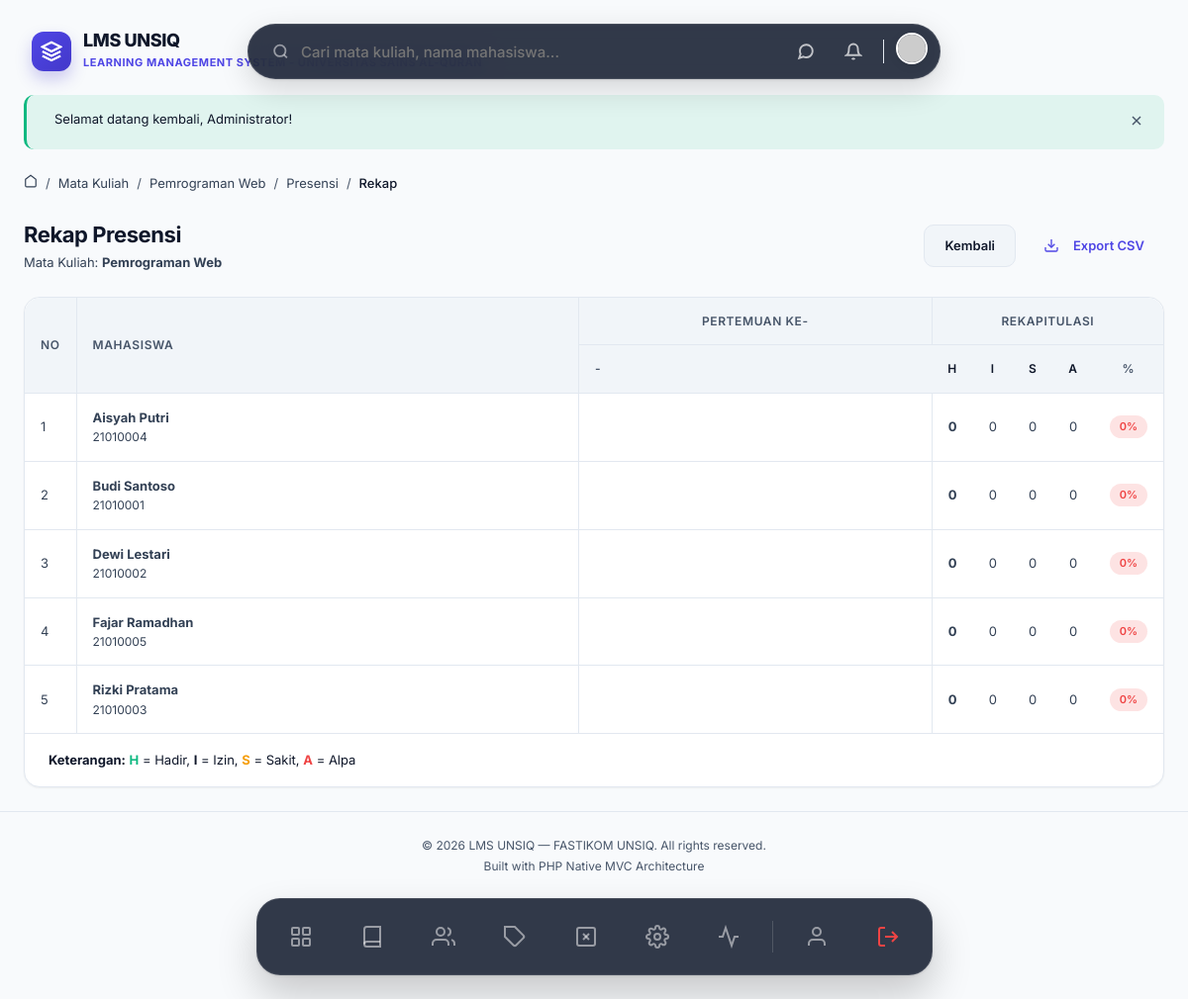
/courses/1/attendance/recap (signed in), run on the app's committed database.
### tables this page shows
CREATE TABLE IF NOT EXISTS settings (
    id INT AUTO_INCREMENT PRIMARY KEY,
    key_name VARCHAR(100) NOT NULL UNIQUE,
    value TEXT NULL,
    group_name VARCHAR(50) NOT NULL DEFAULT 'general',
    description VARCHAR(255) NULL,
    INDEX idx_settings_group (group_name)
);

CREATE TABLE IF NOT EXISTS courses (
    id INT AUTO_INCREMENT PRIMARY KEY,
    dosen_id INT NOT NULL,
    category_id INT NULL,
    code VARCHAR(20) NOT NULL UNIQUE COMMENT 'Kode mata kuliah',
    name VARCHAR(200) NOT NULL,
    description TEXT NULL,
    thumbnail VARCHAR(255) NULL,
    sks INT NOT NULL DEFAULT 2,
    semester VARCHAR(20) NULL COMMENT 'Ganjil/Genap',
    academic_year VARCHAR(20) NULL COMMENT '2025/2026',
    status ENUM('draft', 'published', 'archived') NOT NULL DEFAULT 'draft',
    max_students INT NULL DEFAULT 40,
    created_at TIMESTAMP DEFAULT CURRENT_TIMESTAMP,
    updated_at TIMESTAMP DEFAULT CURRENT_TIMESTAMP ON UPDATE CURRENT_TIMESTAMP,
    FOREIGN KEY (dosen_id) REFERENCES users(id) ON DELETE CASCADE,
    FOREIGN KEY (category_id) REFERENCES categories(id) ON DELETE SET NULL,
    INDEX idx_courses_status (status),
    INDEX idx_courses_dosen (dosen_id),
    INDEX idx_courses_code (code)
);

CREATE TABLE IF NOT EXISTS users (
    id INT AUTO_INCREMENT PRIMARY KEY,
    name VARCHAR(100) NOT NULL,
    email VARCHAR(150) NOT NULL UNIQUE,
    password VARCHAR(255) NOT NULL,
    role ENUM('admin', 'dosen', 'mahasiswa') NOT NULL DEFAULT 'mahasiswa',
    nim_nidn VARCHAR(30) NULL COMMENT 'NIM untuk mahasiswa, NIDN untuk dosen',
    phone VARCHAR(20) NULL,
    avatar VARCHAR(255) NULL,
    bio TEXT NULL,
    is_active TINYINT(1) NOT NULL DEFAULT 1,
    last_login_at DATETIME NULL,
    created_at TIMESTAMP DEFAULT CURRENT_TIMESTAMP,
    updated_at TIMESTAMP DEFAULT CURRENT_TIMESTAMP ON UPDATE CURRENT_TIMESTAMP,
    INDEX idx_users_role (role),
    INDEX idx_users_email (email),
    INDEX idx_users_nim_nidn (nim_nidn)
);

### app/Views/attendance/recap.php (the view, shortened to what the rows shown need)
<div class="animate-fade-in">
    <div class="page-header">
        <div>
            <h1>Rekap Presensi</h1>
            <p class="text-muted">Mata Kuliah: <strong><?= e($course['name']) ?></strong></p>
        </div>
        <div class="btn-group">
            <a href="<?= url('/courses/' . $course['id'] . '/attendance') ?>" class="btn btn-secondary">Kembali</a>
            <a href="<?= url('/courses/' . $course['id'] . '/attendance/export') ?>" class="btn btn-outline" target="_blank">
                <svg width="16" height="16" viewBox="0 0 24 24" fill="none" stroke="currentColor" stroke-width="2" style="margin-right:6px;"><path d="M21 15v4a2 2 0 0 1-2 2H5a2 2 0 0 1-2-2v-4"/><polyline points="7 10 12 15 17 10"/><line x1="12" y1="15" x2="12" y2="3"/></svg>
                Export CSV
            </a>
        </div>
    </div>
    <div class="card">
        <div class="card-body" style="padding:0;">
            <div class="table-wrapper" style="overflow-x:auto;">
                <table class="table" style="min-width: 800px;">
                    <thead>
                        <tr>
                            <th rowspan="2" style="width:50px;border-right:1px solid var(--border-color);">No</th>
                            <th rowspan="2" style="min-width:200px;border-right:1px solid var(--border-color);">Mahasiswa</th>
                            <th colspan="<?= count($attendances) ?>" style="text-align:center;border-bottom:1px solid var(--border-color);border-right:1px solid var(--border-color);">Pertemuan Ke-</th>
                            <th colspan="5" style="text-align:center;border-bottom:1px solid var(--border-color);">Rekapitulasi</th>
                        </tr>
                        <tr>
                            <?php if (empty($attendances)): ?><th>-</th><?php endif; ?>
                            <th style="width:40px;text-align:center;color:var(--success-color);" title="Hadir">H</th>
                            <th style="width:40px;text-align:center;color:var(--info-color);" title="Izin">I</th>
                            <th style="width:40px;text-align:center;color:var(--warning-color);" title="Sakit">S</th>
                            <th style="width:40px;text-align:center;color:var(--danger-color);" title="Alpa">A</th>
                            <th style="width:60px;text-align:center;" title="Persentase">%</th>
                        </tr>
                    </thead>
                    <tbody>
                        <?php if (empty($recap)): ?>
                            <tr><td colspan="100%" class="text-center p-4">Belum ada data mahasiswa terdaftar.</td></tr>
                        <?php else: ?>
                            <?php
                                $no = 1;
                                foreach ($recap as $r):
                                    $totalMeetings = count($attendances);
                                    $percentage = $totalMeetings > 0 ? round(($r['hadir'] / $totalMeetings) * 100) : 0;
                            ?>
                                <tr>
                                    <td style="border-right:1px solid var(--border-color);"><?= $no++ ?></td>
                                    <td style="border-right:1px solid var(--border-color);">
                                        <strong><?= e($r['student_name']) ?></strong>
                                        <div class="text-xs text-muted"><?= e($r['nim_nidn'] ?? '-') ?></div>
                                    </td>
                                    <?php if (empty($attendances)): ?><td></td><?php endif; ?>
                                    <td style="text-align:center;border-left:1px solid var(--border-color);font-weight:bold;"><?= $r['hadir'] ?></td>
                                    <td style="text-align:center;"><?= $r['izin'] ?></td>
                                    <td style="text-align:center;"><?= $r['sakit'] ?></td>
                                    <td style="text-align:center;"><?= $r['alpa'] ?></td>
                                    <td style="text-align:center;">
                                        <span class="badge <?= $percentage >= 75 ? 'badge-success' : 'badge-danger' ?>" style="font-size:11px;">
                                            <?= $percentage ?>%
                                        </span>
                                    </td>
                                </tr>
                            <?php endforeach; ?>
                        <?php endif; ?>
                    </tbody>
                </table>
            </div>
            <div class="card-footer p-3 bg-secondary text-sm">
                <strong>Keterangan:</strong> <span class="text-success font-bold ml-2">H</span> = Hadir, <span class="text-info font-bold ml-2">I</span> = Izin, <span class="text-warning font-bold ml-2">S</span> = Sakit, <span class="text-danger font-bold ml-2">A</span> = Alpa
            </div>
        </div>
    </div>
</div>

### app/Core/Router.php (shortened to what the rows shown need)
<?php
class Router
{
    private array $routes = [
        'GET'    => [],
        'POST'   => [],
        'PUT'    => [],
        'DELETE' => [],
    ];
    private function addRoute(string $method, string $uri, array $action, array $middleware = []): self
    {
        $this->routes[$method][] = [
            'uri'        => $uri,
            'controller' => $action[0],
            'method'     => $action[1],
            'middleware'  => $middleware,
        ];
        return $this;
    }
    public function dispatch(string $requestMethod, string $requestUri): void
    {
        $routes = $this->routes[$requestMethod] ?? [];
        foreach ($routes as $route) {
            $params = $this->matchRoute($route['uri'], $requestUri);
            if ($params !== false) {
                $methodName      = $route['method'];
                $controller = new $controllerClass();
                call_user_func_array([$controller, $methodName], $params);
                return;
            }
        }
        throw new Exceptions\NotFoundException("Route [{$requestMethod} {$requestUri}] not found.");
    }
    private function matchRoute(string $routeUri, string $requestUri): array|false
    {
        $pattern = preg_replace('/\{([a-zA-Z_]+)\}/', '([a-zA-Z0-9_-]+)', $routeUri);
        $pattern = '#^' . $pattern . '$#';
        if (preg_match($pattern, $requestUri, $matches)) {
            array_shift($matches);
            return $matches;
        }
        return false;
    }
}

### app/Views/partials/navbar.php (shortened to what the rows shown need)
<?php
$user = $currentUser ?? \App\Core\Session::user();
$notifCount = 0;
try {
    $notifModel = new \App\Models\Notification();
    $notifCount = $notifModel->countUnread($user['id'] ?? 0);
} catch (\Throwable $e) {}
?>
<div style="display: flex; justify-content: center; position: sticky; top: 24px; z-index: 999; margin-bottom: 24px; pointer-events: none; width: 100%;">
<?php
    $settingModel = new \App\Models\Setting();
    $siteName = $settingModel->getValue('site_name', 'LMS UNSIQ');
    $siteDesc = $settingModel->getValue('site_description', 'Portal Akademik');
    $siteLogo = $settingModel->getValue('site_logo');
?>
    <a href="<?= url('/dashboard') ?>" style="position: absolute; left: 32px; top: 50%; transform: translateY(-50%); pointer-events: auto; display: flex; align-items: center; gap: 12px; text-decoration: none; transition: transform 0.2s;" onmouseover="this.style.transform='translateY(-50%) scale(1.02)'" onmouseout="this.style.transform='translateY(-50%) scale(1)'">
        <?php if (!empty($siteLogo)): ?>
            <img src="<?= e(str_starts_with($siteLogo, 'http') ? $siteLogo : upload_url($siteLogo)) ?>" alt="Logo" style="width: 40px; height: 40px; border-radius: 8px; object-fit: contain;">
        <?php else: ?>
            <div style="width: 40px; height: 40px; background: linear-gradient(135deg, #4f46e5, #4338ca); border-radius: 12px; display: flex; justify-content: center; align-items: center; box-shadow: 0 8px 16px rgba(67,56,202,0.25);">
                <svg width="22" height="22" viewBox="0 0 24 24" fill="none" stroke="white" stroke-width="2.5"><path d="M12 2L2 7l10 5 10-5-10-5z"/><path d="M2 17l10 5 10-5"/><path d="M2 12l10 5 10-5"/></svg>
            </div>
        <?php endif; ?>
        <div>
            <h1 style="font-size: 18px; font-weight: 800; color: var(--text-primary); letter-spacing: -0.02em; margin: 0; line-height: 1.1;"><?= e($siteName) ?></h1>
            <span style="font-size: 11px; font-weight: 700; color: var(--accent-primary); letter-spacing: 0.05em; text-transform: uppercase;"><?= e($siteDesc) ?></span>
        </div>
    </a>
    <div style="pointer-events: auto; display: flex; justify-content: space-between; align-items: center; background: rgba(15, 23, 42, 0.85); backdrop-filter: blur(16px); padding: 8px 12px 8px 24px; border-radius: 999px; box-shadow: 0 10px 30px rgba(0,0,0,0.15), 0 1px 3px rgba(0,0,0,0.1); border: 1px solid rgba(255,255,255,0.1); width: 100%; max-width: 700px; transition: all 0.3s cubic-bezier(0.34, 1.56, 0.64, 1);">
        <form action="<?= url('/search') ?>" method="GET" style="display: flex; align-items: center; gap: 12px; flex: 1; margin:0;">
            <svg width="18" height="18" viewBox="0 0 24 24" fill="none" stroke="currentColor" stroke-width="2.5" style="color: rgba(255,255,255,0.5);"><circle cx="11" cy="11" r="8"/><line x1="21" y1="21" x2="16.65" y2="16.65"/></svg>
            <input type="text" name="q" placeholder="Cari mata kuliah, nama mahasiswa..." style="border: none; background: transparent; width: 100%; font-size: 15px; font-weight: 500; outline: none; color: white; font-family: inherit;" autocomplete="off">
        </form>
        <div style="display: flex; align-items: center; gap: 12px;">
            <a href="<?= url('/messages') ?>" style="position:relative; text-decoration: none; width: 36px; height: 36px; display: flex; align-items: center; justify-content: center; border-radius: 50%; color: rgba(255,255,255,0.7); transition: background 0.2s;" onmouseover="this.style.background='rgba(255,255,255,0.1)'" onmouseout="this.style.background='transparent'">
                <svg width="18" height="18" viewBox="0 0 24 24" fill="none" stroke="currentColor" stroke-width="2.5"><path d="M21 11.5a8.38 8.38 0 0 1-.9 3.8 8.5 8.5 0 0 1-7.6 4.7 8.38 8.38 0 0 1-3.8-.9L3 21l1.9-5.7a8.38 8.38 0 0 1-.9-3.8 8.5 8.5 0 0 1 4.7-7.6 8.38 8.38 0 0 1 3.8-.9h.5a8.48 8.48 0 0 1 8 8v.5z"/></svg>
            </a>
            <?php if ($notifCount > 0): ?>
            <a href="<?= url('/notifications') ?>" style="text-decoration: none; background: var(--bg-primary); padding: 6px 12px; border-radius: 99px; font-size: 13px; font-weight: 700; color: var(--accent-primary); border: 1px solid var(--border-color); display: flex; align-items: center; gap: 6px; box-shadow: 0 2px 4px rgba(0,0,0,0.02); transition: transform 0.2s;" onmouseover="this.style.transform='scale(1.05)'" onmouseout="this.style.transform='scale(1)'">
                <div style="width: 6px; height: 6px; background: var(--accent-success); border-radius: 50%;"></div>
                <?= $notifCount ?> Info
            </a>
            <?php else: ?>
            <a href="<?= url('/notifications') ?>" style="text-decoration: none; width: 36px; height: 36px; display: flex; align-items: center; justify-content: center; border-radius: 50%; color: rgba(255,255,255,0.7); transition: background 0.2s;" onmouseover="this.style.background='rgba(255,255,255,0.1)'" onmouseout="this.style.background='transparent'">
                <svg width="18" height="18" viewBox="0 0 24 24" fill="none" stroke="currentColor" stroke-width="2.5"><path d="M18 8A6 6 0 006 8c0 7-3 9-3 9h18s-3-2-3-9"/><path d="M13.73 21a2 2 0 01-3.46 0"/></svg>
            </a>
            <?php endif; ?>
            <a href="<?= url('/profile') ?>">
                <img src="<?= !empty($user['avatar']) ? upload_url($user['avatar']) : 'https://ui-avatars.com/api/?name='.urlencode($user['name'] ?? 'U').'&background=6366f1&color=fff' ?>" alt="Avatar" style="width: 32px; height: 32px; border-radius: 50%; box-shadow: 0 2px 8px rgba(0,0,0,0.1); border: 2px solid white; transition: transform 0.2s;" onmouseover="this.style.transform='scale(1.1)'" onmouseout="this.style.transform='scale(1)'">
            </a>
        </div>
    </div>
</div>

### data on the page
settings: value "LMS UNSIQ"
settings: value "LEARNING MANAGEMENT SYSTEM - UNIVERSITAS SAINS AL-QURAN"
courses: name "Pemrograman Web"
users: name "Aisyah Putri", nim_nidn "21010004", hadir "0", izin "0", sakit "0", alpa "0", percentage "0"
users: name "Budi Santoso", nim_nidn "21010001", hadir "0", izin "0", sakit "0", alpa "0", percentage "0"
users: name "Dewi Lestari", nim_nidn "21010002", hadir "0", izin "0", sakit "0", alpa "0", percentage "0"
users: name "Fajar Ramadhan", nim_nidn "21010005", hadir "0", izin "0", sakit "0", alpa "0", percentage "0"
users: name "Rizki Pratama", nim_nidn "21010003", hadir "0", izin "0", sakit "0", alpa "0", percentage "0"

### other printed values
$message "Selamat datang kembali, Administrator!"
$crumb['label'] "Mata Kuliah"
$crumb['label'] "Pemrograman Web"
$crumb['label'] "Presensi"
$crumb['label'] "Rekap"
